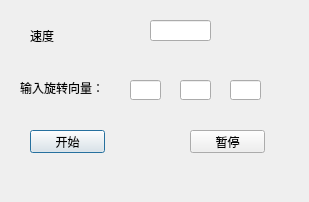
<?xml version="1.0" encoding="UTF-8"?>
<ui version="4.0">
 <class>structure_Rotation_Vec</class>
 <widget class="QDialog" name="structure_Rotation_Vec">
  <property name="geometry">
   <rect>
    <x>0</x>
    <y>0</y>
    <width>309</width>
    <height>202</height>
   </rect>
  </property>
  <property name="windowTitle">
   <string>向量旋转</string>
  </property>
  <widget class="QLabel" name="label">
   <property name="geometry">
    <rect>
     <x>20</x>
     <y>80</y>
     <width>81</width>
     <height>16</height>
    </rect>
   </property>
   <property name="text">
    <string>输入旋转向量：</string>
   </property>
  </widget>
  <widget class="QLineEdit" name="Structure_Rotation_Vec_Vector_y">
   <property name="geometry">
    <rect>
     <x>180</x>
     <y>80</y>
     <width>31</width>
     <height>20</height>
    </rect>
   </property>
  </widget>
  <widget class="QLineEdit" name="Structure_Rotation_Vec_Speed">
   <property name="geometry">
    <rect>
     <x>150</x>
     <y>20</y>
     <width>61</width>
     <height>21</height>
    </rect>
   </property>
  </widget>
  <widget class="QPushButton" name="Structure_Rotation_Vec_Start">
   <property name="geometry">
    <rect>
     <x>30</x>
     <y>130</y>
     <width>75</width>
     <height>23</height>
    </rect>
   </property>
   <property name="text">
    <string>开始</string>
   </property>
  </widget>
  <widget class="QLineEdit" name="Structure_Rotation_Vec_Vector_x">
   <property name="geometry">
    <rect>
     <x>130</x>
     <y>80</y>
     <width>31</width>
     <height>20</height>
    </rect>
   </property>
  </widget>
  <widget class="QPushButton" name="Structure_Rotation_Vec_End">
   <property name="geometry">
    <rect>
     <x>190</x>
     <y>130</y>
     <width>75</width>
     <height>23</height>
    </rect>
   </property>
   <property name="text">
    <string>暂停</string>
   </property>
  </widget>
  <widget class="QLineEdit" name="Structure_Rotation_Vec_Vector_z">
   <property name="geometry">
    <rect>
     <x>230</x>
     <y>80</y>
     <width>31</width>
     <height>20</height>
    </rect>
   </property>
  </widget>
  <widget class="QLabel" name="label_2">
   <property name="geometry">
    <rect>
     <x>30</x>
     <y>20</y>
     <width>41</width>
     <height>31</height>
    </rect>
   </property>
   <property name="text">
    <string>速度</string>
   </property>
  </widget>
 </widget>
 <resources/>
 <connections/>
</ui>
